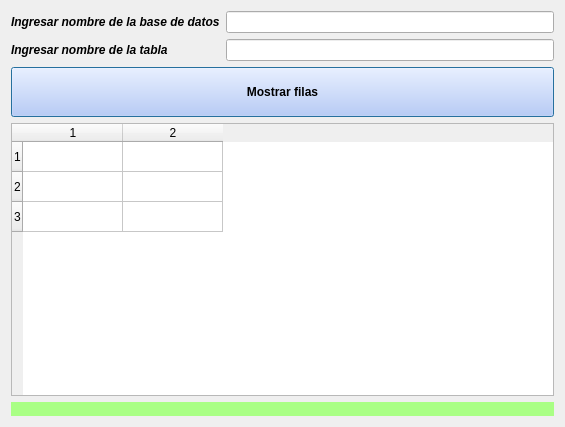
<?xml version="1.0" encoding="UTF-8"?>
<ui version="4.0">
 <class>Dialog</class>
 <widget class="QDialog" name="Dialog">
  <property name="geometry">
   <rect>
    <x>0</x>
    <y>0</y>
    <width>565</width>
    <height>427</height>
   </rect>
  </property>
  <property name="windowTitle">
   <string>Visualizando filas de una base de datos</string>
  </property>
  <layout class="QGridLayout" name="gridLayout">
   <item row="0" column="0">
    <layout class="QVBoxLayout" name="verticalLayout_3">
     <item>
      <layout class="QHBoxLayout" name="horizontalLayout">
       <item>
        <layout class="QVBoxLayout" name="verticalLayout_2">
         <item>
          <widget class="QLabel" name="label">
           <property name="font">
            <font>
             <weight>75</weight>
             <italic>true</italic>
             <bold>true</bold>
             <underline>false</underline>
            </font>
           </property>
           <property name="text">
            <string>Ingresar nombre de la base de datos</string>
           </property>
          </widget>
         </item>
         <item>
          <widget class="QLabel" name="label_2">
           <property name="font">
            <font>
             <weight>75</weight>
             <italic>true</italic>
             <bold>true</bold>
             <underline>false</underline>
            </font>
           </property>
           <property name="text">
            <string>Ingresar nombre de la tabla</string>
           </property>
          </widget>
         </item>
        </layout>
       </item>
       <item>
        <layout class="QVBoxLayout" name="verticalLayout">
         <item>
          <widget class="QLineEdit" name="lineEditDBName"/>
         </item>
         <item>
          <widget class="QLineEdit" name="lineEditTableName"/>
         </item>
        </layout>
       </item>
      </layout>
     </item>
     <item>
      <widget class="QPushButton" name="pushButtonDisplayRows">
       <property name="minimumSize">
        <size>
         <width>0</width>
         <height>50</height>
        </size>
       </property>
       <property name="font">
        <font>
         <weight>75</weight>
         <bold>true</bold>
        </font>
       </property>
       <property name="styleSheet">
        <string notr="true">background-color: rgb(182, 199, 255);</string>
       </property>
       <property name="text">
        <string>Mostrar filas</string>
       </property>
      </widget>
     </item>
     <item>
      <widget class="QTableWidget" name="tableWidget">
       <property name="rowCount">
        <number>3</number>
       </property>
       <property name="columnCount">
        <number>2</number>
       </property>
       <row/>
       <row/>
       <row/>
       <column/>
       <column/>
      </widget>
     </item>
     <item>
      <widget class="QLabel" name="labelResponse">
       <property name="styleSheet">
        <string notr="true">background-color: rgb(169, 255, 133);</string>
       </property>
       <property name="text">
        <string/>
       </property>
      </widget>
     </item>
    </layout>
   </item>
  </layout>
 </widget>
 <resources/>
 <connections/>
</ui>
